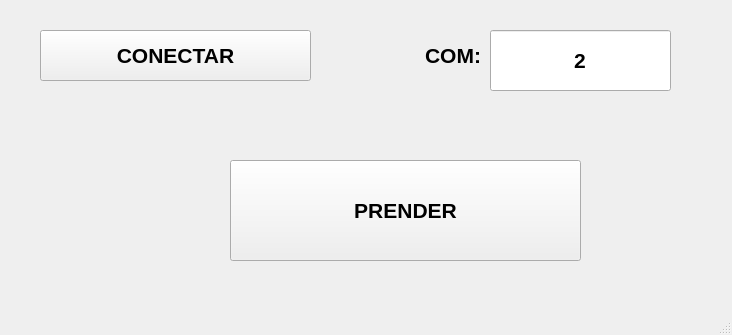
<?xml version="1.0" encoding="UTF-8"?>
<ui version="4.0">
 <class>MainWindow</class>
 <widget class="QMainWindow" name="MainWindow">
  <property name="geometry">
   <rect>
    <x>0</x>
    <y>0</y>
    <width>732</width>
    <height>335</height>
   </rect>
  </property>
  <property name="windowTitle">
   <string>MainWindow</string>
  </property>
  <widget class="QWidget" name="centralwidget">
   <widget class="QPushButton" name="btn_conectar">
    <property name="geometry">
     <rect>
      <x>40</x>
      <y>30</y>
      <width>271</width>
      <height>51</height>
     </rect>
    </property>
    <property name="minimumSize">
     <size>
      <width>211</width>
      <height>0</height>
     </size>
    </property>
    <property name="font">
     <font>
      <pointsize>16</pointsize>
      <weight>75</weight>
      <bold>true</bold>
     </font>
    </property>
    <property name="text">
     <string>CONECTAR</string>
    </property>
   </widget>
   <widget class="QLabel" name="label">
    <property name="geometry">
     <rect>
      <x>340</x>
      <y>30</y>
      <width>141</width>
      <height>51</height>
     </rect>
    </property>
    <property name="font">
     <font>
      <pointsize>16</pointsize>
      <weight>75</weight>
      <bold>true</bold>
     </font>
    </property>
    <property name="text">
     <string>COM:</string>
    </property>
    <property name="alignment">
     <set>Qt::AlignRight|Qt::AlignTrailing|Qt::AlignVCenter</set>
    </property>
   </widget>
   <widget class="QLineEdit" name="txt_com">
    <property name="geometry">
     <rect>
      <x>490</x>
      <y>30</y>
      <width>181</width>
      <height>61</height>
     </rect>
    </property>
    <property name="font">
     <font>
      <pointsize>16</pointsize>
      <weight>75</weight>
      <bold>true</bold>
     </font>
    </property>
    <property name="text">
     <string>2</string>
    </property>
    <property name="alignment">
     <set>Qt::AlignCenter</set>
    </property>
   </widget>
   <widget class="QPushButton" name="btn_accion">
    <property name="geometry">
     <rect>
      <x>230</x>
      <y>160</y>
      <width>351</width>
      <height>101</height>
     </rect>
    </property>
    <property name="minimumSize">
     <size>
      <width>211</width>
      <height>0</height>
     </size>
    </property>
    <property name="font">
     <font>
      <pointsize>16</pointsize>
      <weight>75</weight>
      <bold>true</bold>
     </font>
    </property>
    <property name="text">
     <string>PRENDER</string>
    </property>
   </widget>
  </widget>
  <widget class="QMenuBar" name="menubar">
   <property name="geometry">
    <rect>
     <x>0</x>
     <y>0</y>
     <width>732</width>
     <height>26</height>
    </rect>
   </property>
  </widget>
  <widget class="QStatusBar" name="statusbar"/>
 </widget>
 <resources/>
 <connections/>
</ui>
